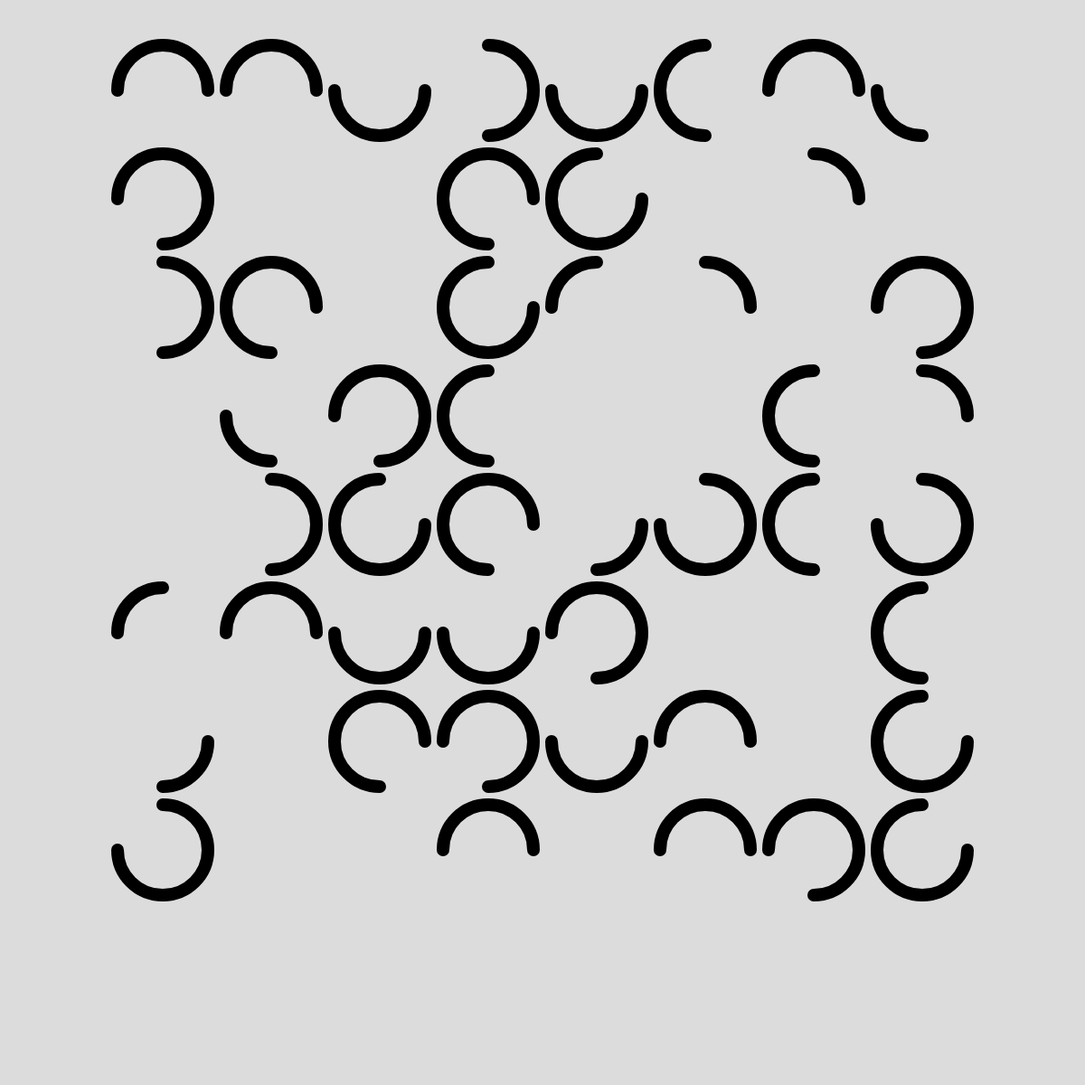
Frame 1 (no input)
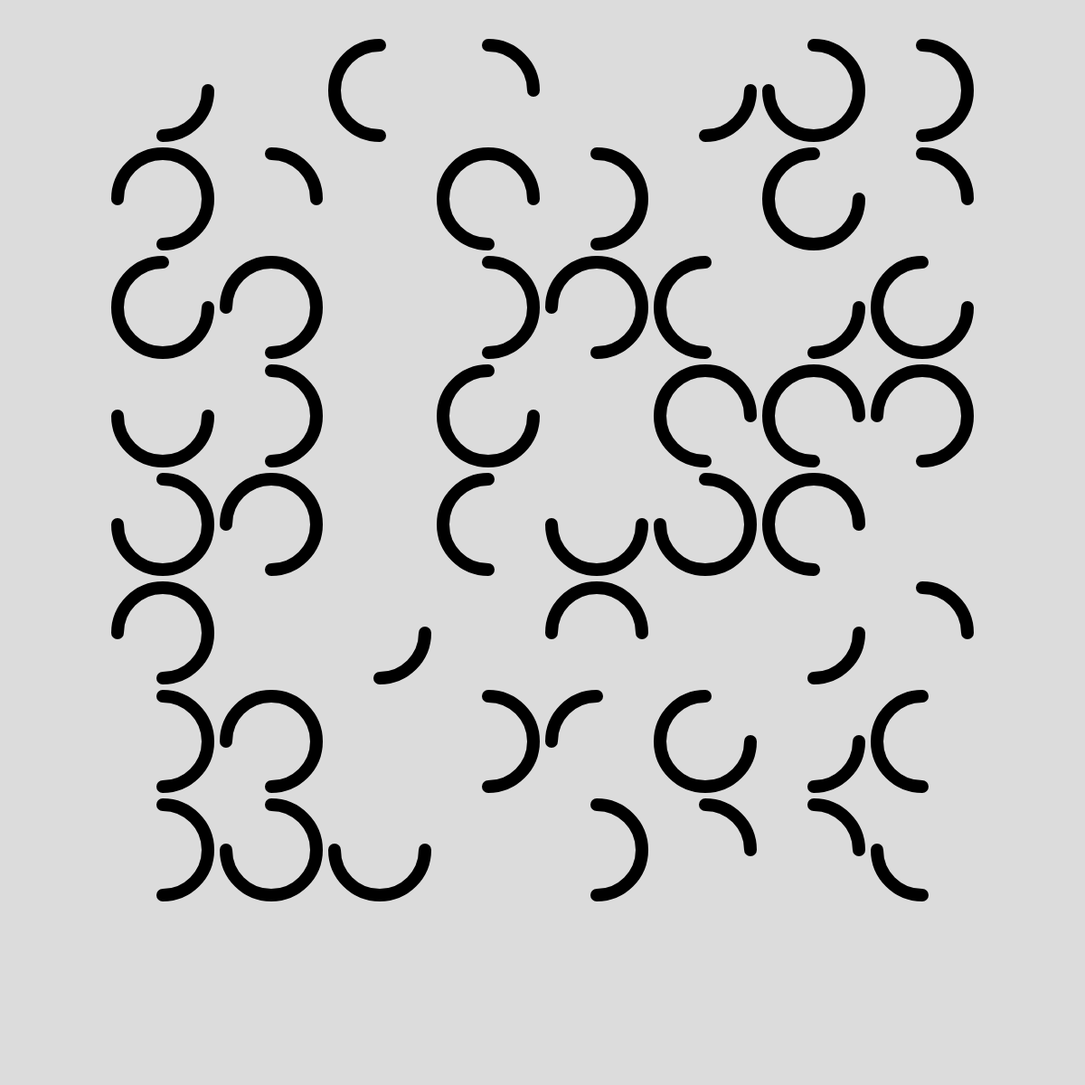
Frame 2 (the mouse pressed at the canvas centre, redrawn once)

The p5.js sketch that drew these frames (run headless with seeded random() and noise() and a simulated clock; the mouse was pressed at the canvas centre and the sketch redrawn once):

// p5.js sketch
// ── sketch.js
function setup() {
  createCanvas(1200, 1200);
  noLoop();
}

function draw() {
  background(220);
  angleMode(DEGREES);

  // push the grid out of the corner
  translate(180,100);

  for (let x = 0; x < 8; x += 1) {
    for (let y = 0; y < 8; y += 1){
      push();

      // move the drawing plan to
      // add a new circle.
      translate(x * 120,y * 120);

      // line thickness
      strokeWeight( 14 );

      // line color
      stroke("black");

      // fill color
      //fill(251,random(0,255),180);
      noFill();

      // draw the arc with random position
      // arc(0,0,100,100,random(0,360),random(0,360) );

      // draw arcs as quarter circles
      arc(0,0,100,100,random([0,90,180,270]),random([0,90,180,270]) );

      pop();
    }
  }
}
